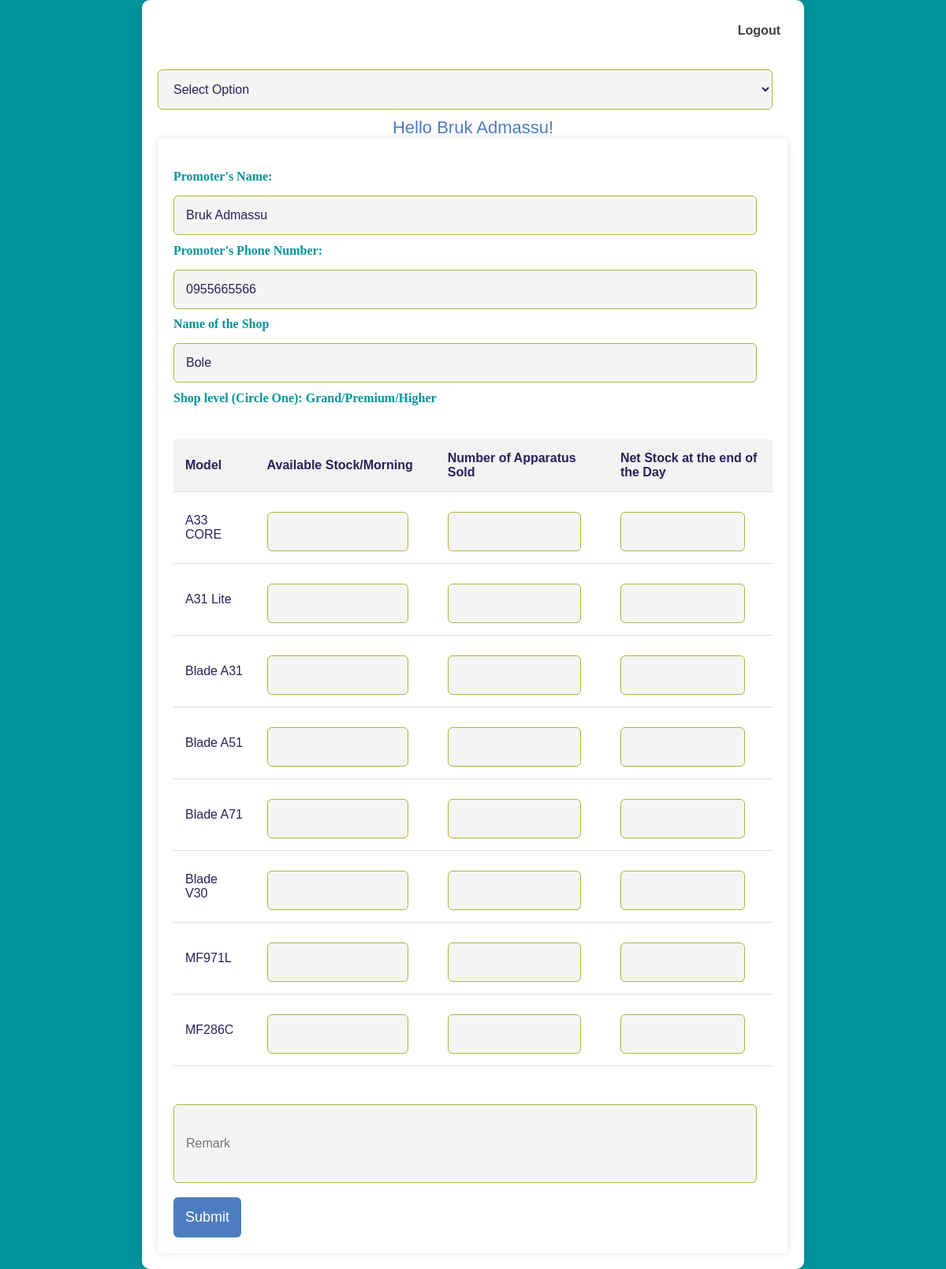
/index.php (signed in), run on the app's committed database.
### tables this page shows
CREATE TABLE `users` (
  `id` bigint NOT NULL AUTO_INCREMENT,
  `user_id` varchar(20) DEFAULT NULL,
  `user_name` varchar(255) NOT NULL,
  `password` varchar(255) NOT NULL,
  `promoter_name` varchar(255) NOT NULL,
  `promoter_phone` varchar(255) NOT NULL,
  `shop` varchar(255) NOT NULL,
  `role` varchar(10) NOT NULL,
  `date` timestamp NULL DEFAULT NULL,
  PRIMARY KEY (`id`)
);

### functions.php (called while the page is built, shortened)
<?php
function check_login($con)
{
    if (isset($_SESSION['user_id'])) {
        $id = $_SESSION['user_id'];
        $query = "select * from users where user_id = '$id' limit 1";
        $result = mysqli_query($con, $query);
        if ($result && mysqli_num_rows($result) > 0) {
            $user_data = mysqli_fetch_assoc($result);
            return $user_data;
        }
    }
    die;
}

### index.php (the view, shortened to what this page needs)
<?php
include("connect.php");
include("functions.php");
$user_data = check_login($con);
?>
<!DOCTYPE html>
<html lang="en">
<head>
  <link rel="stylesheet" href="css/sweetalert2.min.css">
</head>
<body>
  <div class="container">
    <div class="div-logout">
      <a href="logout.php" class="class-logout">Logout</a>
    </div>
    <?php if ($user_data['role'] == 2) : ?>
      <select class="input100" id="text" name="role" onchange="redirectToPage()">
        <option value="">Select Option</option>
      </select>
    <?php endif; ?>
    <div class="username"> Hello <?php echo $user_data['promoter_name']; ?>!</div>
    <form method="post" enctype="multipart/form-data">
      <div class="info">
        <h1>Promoter's Name:</h1><input type="text" readonly name="promoter_name" value="<?php echo $user_data['promoter_name']; ?>"> <br>
        <h1>Promoter's Phone Number:</h1><input type="text" readonly name="promoter_phone" value="<?php echo $user_data['promoter_phone']; ?>"><br>
        <h1>Name of the Shop</h1><input type="text" readonly name="shop" value="<?php echo $user_data['shop']; ?>"><br>
        <h1>Shop level (Circle One): Grand/Premium/Higher</h1><br>
      </div>
      <?php if ($user_data['role'] == 2) : ?>
        <table>
          <thead>
            <tr>
              <th>Model</th>
              <th>Available Stock/Morning</th>
              <th>Number of Apparatus Sold</th>
              <th>Net Stock at the end of the Day</th>
            </tr>
          </thead>
          <tbody>
            <tr>
              <td>A33 CORE</td>
              <td><input type="number" name="a33_core_available" id="a33_core_available"></td>
              <td><input type="number" name="a33_core_sold" id="a33_core_sold" oninput="calculateStock('a33_core')"></td>
              <td><input type="number" name="a33_core_left" id="a33_core_left" readonly class="ro"></td>
            </tr>
            <tr>
              <td>A31 Lite</td>
              <td><input type="number" name="a31_lite_available" id="a31_lite_available"></td>
              <td><input type="number" name="a31_lite_sold" id="a31_lite_sold" oninput="calculateStock('a31_lite')"></td>
              <td><input type="number" name="a31_lite_left" id="a31_lite_left" readonly class="ro"></td>
            </tr>
            <tr>
              <td>Blade A31</td>
              <td><input type="number" name="blade_a31_available" id="blade_a31_available"></td>
              <td><input type="number" name="blade_a31_sold" id="blade_a31_sold" oninput="calculateStock('blade_a31')"></td>
              <td><input type="number" name="blade_a31_left" id="blade_a31_left" readonly class="ro"></td>
            </tr>
            <tr>
              <td>Blade A51</td>
              <td><input type="number" name="blade_a51_available" id="blade_a51_available"></td>
              <td><input type="number" name="blade_a51_sold" id="blade_a51_sold" oninput="calculateStock('blade_a51')"></td>
              <td><input type="number" name="blade_a51_left" id="blade_a51_left" readonly class="ro"></td>
            </tr>
            <tr>
              <td>Blade A71</td>
              <td><input type="number" name="blade_a71_available" id="blade_a71_available"></td>
              <td><input type="number" name="blade_a71_sold" id="blade_a71_sold" oninput="calculateStock('blade_a71')"></td>
              <td><input type="number" name="blade_a71_left" id="blade_a71_left" readonly class="ro"></td>
            </tr>
            <tr>
              <td>Blade V30</td>
              <td><input type="number" name="blade_v30_available" id="blade_v30_available"></td>
              <td><input type="number" name="blade_v30_sold" id="blade_v30_sold" oninput="calculateStock('blade_v30')"></td>
              <td><input type="number" name="blade_v30_left" id="blade_v30_left" readonly class="ro"></td>
            </tr>
            <tr>
              <td>MF971L</td>
              <td><input type="number" name="mf971L_available" id="mf971L_available"></td>
              <td><input type="number" name="mf971L_sold" id="mf971L_sold" oninput="calculateStock('mf971L')"></td>
              <td><input type="number" name="mf971L_left" id="mf971L_left" readonly class="ro"></td>
            </tr>
            <tr>
              <td>MF286C</td>
              <td><input type="number" name="mf286c_available" id="mf286c_available"></td>
              <td><input type="number" name="mf286c_sold" id="mf286c_sold" oninput="calculateStock('mf286c')"></td>
              <td><input type="number" name="mf286c_left" id="mf286c_left" readonly class="ro"></td>
            </tr>
          </tbody>
        </table>
        <br>
        <div class="info">
          <input type="textarea" name="remark" placeholder="Remark">
        </div><br>
        <input type="submit" name="submit">
    </form>
  <?php endif; ?>
  </div>
</body>
</html>

### index.php (style rules this page uses)
body { font-family: 'Arial', sans-serif; background-color: #03949B; margin: 0; padding: 0; color: #26225B; }
.div-logout { text-align: right; padding: 10px; }
.class-logout { color: #555; text-decoration: none; }
.username { text-align: center; font-size: 20px; margin-top: 20px; }
form { margin: 0 auto; padding: 20px; background-color: #fff; border-radius: 5px; box-shadow: 0 0 10px rgba(0, 0, 0, 0.1); }
.info { margin-top: 20px; }
.info h1 { font-size: 16px; font-family: "Times New Roman", Times, serif; margin-bottom: 5px; }
table { width: 100%; border-collapse: collapse; margin-top: 20px; }
th { background-color: #f2f2f2; }
input[type="number"] { width: 60px; }
input[type="textarea"] { width: 100%; height: 100px; padding: 5px; }
.container { max-width: 800px; margin: 0 auto; background-color: #FFFFFF; padding: 20px; border-radius: 10px; box-shadow: 0 0 20px rgba(0, 0, 0, 0.1); }
h1 { color: #03949B; font-size: 24px; margin-bottom: 20px; }
table { width: 100%; margin-top: 20px; border-collapse: collapse; }
th, td { padding: 15px; text-align: left; border-bottom: 1px solid #ddd; }
input[type="number"], input[type="text"], input[type="textarea"] { width: calc(100% - 20px); padding: 15px; box-sizing: border-box; margin-top: 10px; border: 1px solid #B2B435; border-radius: 6px; font-size: 16px; color: #26225B; background-color: #f4f4f4; }
input[type="submit"] { background-color: #4D7DBF; color: #FFFFFF; padding: 15px; border: none; border-radius: 6px; cursor: pointer; font-size: 18px; transition: background-color 0.3s ease; }
.div-logout, .div-signup { text-align: right; margin-bottom: 20px; }
.class-logout, .class-signup { text-decoration: none; color: #414142; font-weight: bold; font-size: 16px; }
.username { font-size: 22px; margin-top: 10px; color: #4D7DBF; }
.ro { background-color: #d0d4da; }
select { width: calc(100% - 20px); padding: 15px; box-sizing: border-box; margin-top: 10px; border: 1px solid #B2B435; border-radius: 6px; font-size: 16px; color: #26225B; background-color: #f4f4f4; }

### data on the page
users: promoter_name "Bruk Admassu", promoter_phone "0955665566", shop "Bole"
